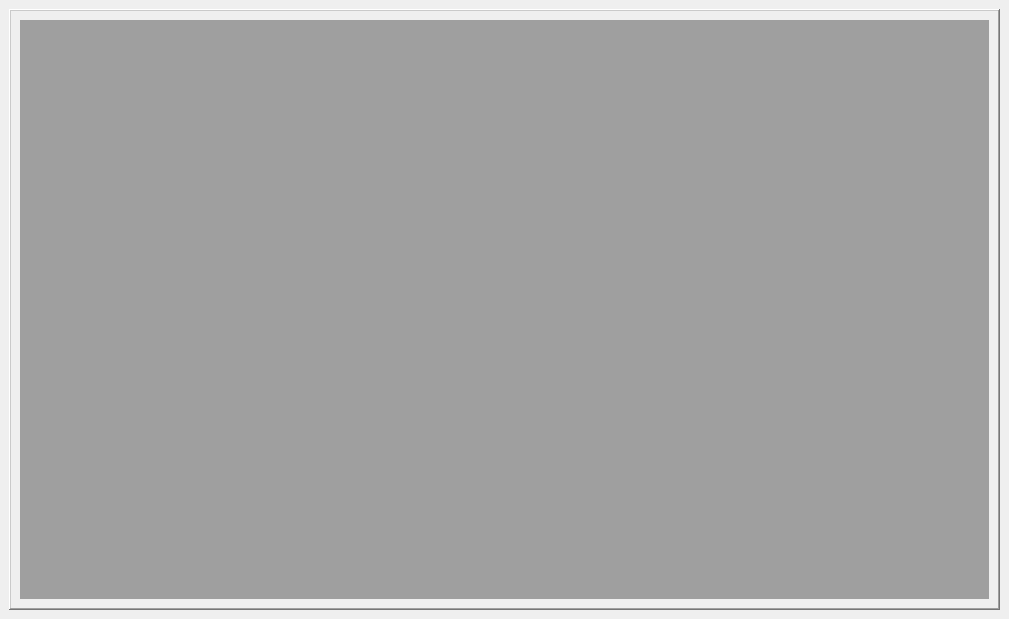
  <widget class="QWidget" name="centralwidget">
   <widget class="QSplitter" name="splitter_2">
    <property name="geometry">
     <rect>
      <x>0</x>
      <y>0</y>
      <width>100</width>
      <height>30</height>
     </rect>
    </property>
    <property name="orientation">
     <enum>Qt::Vertical</enum>
    </property>
   </widget>
   <widget class="QWidget" name="layoutWidget">
    <property name="geometry">
     <rect>
      <x>0</x>
      <y>0</y>
      <width>16</width>
      <height>16</height>
     </rect>
    </property>
    <layout class="QVBoxLayout" name="verticalLayout_3"/>
   </widget>
   <widget class="QFrame" name="frame_main">
    <property name="geometry">
     <rect>
      <x>9</x>
      <y>9</y>
      <width>991</width>
      <height>601</height>
     </rect>
    </property>
    <property name="frameShape">
     <enum>QFrame::WinPanel</enum>
    </property>
    <property name="frameShadow">
     <enum>QFrame::Raised</enum>
    </property>
    <layout class="QVBoxLayout" name="verticalLayout_2">
     <item>
      <widget class="QMdiArea" name="mdiArea">
       <widget class="QWidget" name="subwindow_Cari_Hesap">
        <property name="minimumSize">
         <size>
          <width>910</width>
          <height>300</height>
         </size>
        </property>
        <property name="windowTitle">
         <string>Cari Hesaplar</string>
        </property>
        <widget class="QFrame" name="frame_Cari">
         <property name="geometry">
          <rect>
           <x>10</x>
           <y>10</y>
           <width>891</width>
           <height>541</height>
          </rect>
         </property>
         <property name="sizePolicy">
          <sizepolicy hsizetype="Fixed" vsizetype="Expanding">
           <horstretch>0</horstretch>
           <verstretch>0</verstretch>
          </sizepolicy>
         </property>
         <property name="frameShape">
          <enum>QFrame::Box</enum>
         </property>
         <property name="frameShadow">
          <enum>QFrame::Sunken</enum>
         </property>
         <widget class="QTabWidget" name="tabWidget_Cari">
          <property name="geometry">
           <rect>
            <x>11</x>
            <y>11</y>
            <width>821</width>
            <height>511</height>
           </rect>
          </property>
          <property name="currentIndex">
           <number>0</number>
          </property>
          <widget class="QWidget" name="tab_CariKarti">
           <attribute name="title">
            <string>Cari Kartı</string>
           </attribute>
           <widget class="QSplitter" name="splitter">
            <property name="geometry">
             <rect>
              <x>9</x>
              <y>31</y>
              <width>856</width>
              <height>60</height>
             </rect>
            </property>
            <property name="orientation">
             <enum>Qt::Vertical</enum>
            </property>
            <widget class="QTableView" name="tableView_Cari_List">
             <property name="minimumSize">
              <size>
               <width>0</width>
               <height>0</height>
              </size>
             </property>
             <property name="maximumSize">
              <size>
               <width>16777215</width>
               <height>150</height>
              </size>
             </property>
             <property name="baseSize">
              <size>
               <width>0</width>
               <height>0</height>
              </size>
             </property>
            </widget>
           </widget>
           <widget class="QGroupBox" name="groupBox_Cari_Kart">
            <property name="geometry">
             <rect>
              <x>9</x>
              <y>97</y>
              <width>851</width>
              <height>59</height>
             </rect>
            </property>
            <property name="maximumSize">
             <size>
              <width>16777215</width>
              <height>100</height>
             </size>
            </property>
            <property name="title">
             <string>Cari</string>
            </property>
            <widget class="QWidget" name="">
             <property name="geometry">
              <rect>
               <x>11</x>
               <y>27</y>
               <width>831</width>
               <height>31</height>
              </rect>
             </property>
             <layout class="QHBoxLayout" name="horizontalLayout_2">
              <item>
               <widget class="QLabel" name="label_2">
                <property name="text">
                 <string>Kodu</string>
                </property>
               </widget>
              </item>
              <item>
               <widget class="QLineEdit" name="lineEdit_Cari_Kodu">
                <property name="maximumSize">
                 <size>
                  <width>100</width>
                  <height>16777215</height>
                 </size>
                </property>
                <property name="inputMask">
                 <string/>
                </property>
                <property name="text">
                 <string/>
                </property>
                <property name="placeholderText">
                 <string>Kodu</string>
                </property>
               </widget>
              </item>
              <item>
               <widget class="QLabel" name="label_3">
                <property name="text">
                 <string>Ünvanı</string>
                </property>
               </widget>
              </item>
              <item>
               <widget class="QLineEdit" name="lineEdit_Cari_Unvan">
                <property name="maximumSize">
                 <size>
                  <width>400</width>
                  <height>16777215</height>
                 </size>
                </property>
                <property name="placeholderText">
                 <string>Ünvanı</string>
                </property>
               </widget>
              </item>
              <item>
               <widget class="QPushButton" name="pushButton_3">
                <property name="maximumSize">
                 <size>
                  <width>16777215</width>
                  <height>26</height>
                 </size>
                </property>
                <property name="baseSize">
                 <size>
                  <width>0</width>
                  <height>0</height>
                 </size>
                </property>
                <property name="text">
                 <string>Ara</string>
                </property>
                <property name="icon">
                 <iconset resource="../resources.qrc">
                  <normaloff>:/images/Images/magnifying-glass-4x.png</normaloff>:/images/Images/magnifying-glass-4x.png</iconset>
                </property>
               </widget>
              </item>
              <item>
               <spacer name="horizontalSpacer">
                <property name="orientation">
                 <enum>Qt::Horizontal</enum>
                </property>
                <property name="sizeHint" stdset="0">
                 <size>
                  <width>40</width>
                  <height>20</height>
                 </size>
                </property>
               </spacer>
              </item>
              <item>
               <widget class="QLabel" name="label_Cari_Durumu">
                <property name="text">
                 <string>&amp;Durumu</string>
                </property>
                <property name="buddy">
                 <cstring>comboBox_Cari_Durum</cstring>
                </property>
               </widget>
              </item>
              <item>
               <widget class="QComboBox" name="comboBox_Cari_Durum">
                <item>
                 <property name="text">
                  <string>Akrif</string>
                 </property>
                </item>
                <item>
                 <property name="text">
                  <string>Pasif</string>
                 </property>
                </item>
                <item>
                 <property name="text">
                  <string>Kara Listede</string>
                 </property>
                </item>
               </widget>
              </item>
             </layout>
            </widget>
           </widget>
           <widget class="QFrame" name="frame">
            <property name="geometry">
             <rect>
              <x>10</x>
              <y>290</y>
              <width>851</width>
              <height>121</height>
             </rect>
            </property>
            <property name="frameShape">
             <enum>QFrame::StyledPanel</enum>
            </property>
            <property name="frameShadow">
             <enum>QFrame::Raised</enum>
            </property>
            <layout class="QGridLayout" name="gridLayout_4">
             <item row="0" column="0">
              <widget class="QLabel" name="label_12">
               <property name="text">
                <string>Vergi Dairesi</string>
               </property>
              </widget>
             </item>
             <item row="0" column="1">
              <widget class="QLineEdit" name="lineEdit_12">
               <property name="maximumSize">
                <size>
                 <width>100</width>
                 <height>16777215</height>
                </size>
               </property>
              </widget>
             </item>
             <item row="0" column="2">
              <widget class="QLabel" name="label_13">
               <property name="text">
                <string>Vergi No</string>
               </property>
              </widget>
             </item>
             <item row="0" column="3">
              <widget class="QLineEdit" name="lineEdit_13">
               <property name="maximumSize">
                <size>
                 <width>100</width>
                 <height>16777215</height>
                </size>
               </property>
              </widget>
             </item>
             <item row="1" column="0">
              <widget class="QLabel" name="label_14">
               <property name="text">
                <string>Bankalar</string>
               </property>
              </widget>
             </item>
             <item row="2" column="4">
              <spacer name="horizontalSpacer_5">
               <property name="orientation">
                <enum>Qt::Horizontal</enum>
               </property>
               <property name="sizeHint" stdset="0">
                <size>
                 <width>475</width>
                 <height>20</height>
                </size>
               </property>
              </spacer>
             </item>
             <item row="1" column="1" rowspan="2" colspan="3">
              <widget class="QTableView" name="tableView"/>
             </item>
            </layout>
           </widget>
           <widget class="QFrame" name="frame_2">
            <property name="geometry">
             <rect>
              <x>10</x>
              <y>170</y>
              <width>851</width>
              <height>121</height>
             </rect>
            </property>
            <property name="frameShape">
             <enum>QFrame::StyledPanel</enum>
            </property>
            <property name="frameShadow">
             <enum>QFrame::Raised</enum>
            </property>
            <widget class="QWidget" name="layoutWidget">
             <property name="geometry">
              <rect>
               <x>428</x>
               <y>11</y>
               <width>416</width>
               <height>102</height>
              </rect>
             </property>
             <layout class="QGridLayout" name="gridLayout_2">
              <item row="0" column="0">
               <widget class="QLabel" name="label_10">
                <property name="text">
                 <string>internet adresi</string>
                </property>
               </widget>
              </item>
              <item row="0" column="1">
               <widget class="QLineEdit" name="lineEdit_10"/>
              </item>
              <item row="0" column="2">
               <spacer name="horizontalSpacer_2">
                <property name="orientation">
                 <enum>Qt::Horizontal</enum>
                </property>
                <property name="sizeHint" stdset="0">
                 <size>
                  <width>40</width>
                  <height>15</height>
                 </size>
                </property>
               </spacer>
              </item>
              <item row="0" column="3" rowspan="2">
               <widget class="QLabel" name="label_5">
                <property name="text">
                 <string>Yetkili</string>
                </property>
               </widget>
              </item>
              <item row="0" column="4" rowspan="2">
               <widget class="QLineEdit" name="lineEdit_5"/>
              </item>
              <item row="1" column="1" rowspan="2">
               <widget class="QLineEdit" name="lineEdit_11">
                <property name="text">
                 <string/>
                </property>
               </widget>
              </item>
              <item row="2" column="0">
               <widget class="QLabel" name="label_11">
                <property name="text">
                 <string>e-iş Kodu</string>
                </property>
               </widget>
              </item>
              <item row="2" column="2">
               <spacer name="horizontalSpacer_3">
                <property name="orientation">
                 <enum>Qt::Horizontal</enum>
                </property>
                <property name="sizeHint" stdset="0">
                 <size>
                  <width>40</width>
                  <height>15</height>
                 </size>
                </property>
               </spacer>
              </item>
              <item row="2" column="3" rowspan="2">
               <widget class="QLabel" name="label_7">
                <property name="text">
                 <string>Telefon</string>
                </property>
               </widget>
              </item>
              <item row="2" column="4" rowspan="2">
               <widget class="QLineEdit" name="lineEdit_7"/>
              </item>
              <item row="3" column="1" rowspan="2">
               <widget class="QLineEdit" name="lineEdit_9"/>
              </item>
              <item row="4" column="0">
               <widget class="QLabel" name="label_9">
                <property name="text">
                 <string>Posta Kodu</string>
                </property>
               </widget>
              </item>
              <item row="4" column="2">
               <spacer name="horizontalSpacer_4">
                <property name="orientation">
                 <enum>Qt::Horizontal</enum>
                </property>
                <property name="sizeHint" stdset="0">
                 <size>
                  <width>40</width>
                  <height>13</height>
                 </size>
                </property>
               </spacer>
              </item>
              <item row="4" column="3">
               <widget class="QLabel" name="label_8">
                <property name="text">
                 <string>e-mail</string>
                </property>
               </widget>
              </item>
              <item row="4" column="4">
               <widget class="QLineEdit" name="lineEdit_6"/>
              </item>
             </layout>
            </widget>
            <widget class="QWidget" name="layoutWidget">
             <property name="geometry">
              <rect>
               <x>11</x>
               <y>11</y>
               <width>413</width>
               <height>92</height>
              </rect>
             </property>
             <layout class="QGridLayout" name="gridLayout_3">
              <item row="0" column="1" colspan="4">
               <widget class="QLineEdit" name="lineEdit">
                <property name="placeholderText">
                 <string>Adres-1</string>
                </property>
               </widget>
              </item>
              <item row="1" column="0">
               <widget class="QLabel" name="label">
                <property name="text">
                 <string>Adres</string>
                </property>
               </widget>
              </item>
              <item row="1" column="1" colspan="4">
               <widget class="QLineEdit" name="lineEdit_2">
                <property name="placeholderText">
                 <string>Adres-2</string>
                </property>
               </widget>
              </item>
              <item row="2" column="0" colspan="2">
               <widget class="QLabel" name="label_4">
                <property name="text">
                 <string>Ülke/İl/İlçe</string>
                </property>
               </widget>
              </item>
              <item row="2" column="2">
               <widget class="QLineEdit" name="lineEdit_8">
                <property name="placeholderText">
                 <string>Ülke</string>
                </property>
               </widget>
              </item>
              <item row="2" column="3">
               <widget class="QLineEdit" name="lineEdit_3">
                <property name="placeholderText">
                 <string>İli</string>
                </property>
               </widget>
              </item>
              <item row="2" column="4">
               <widget class="QLineEdit" name="lineEdit_4">
                <property name="placeholderText">
                 <string>İlçesi</string>
                </property>
               </widget>
              </item>
             </layout>
            </widget>
           </widget>
           <widget class="QLabel" name="label_6">
            <property name="geometry">
             <rect>
              <x>9</x>
              <y>9</y>
              <width>104</width>
              <height>16</height>
             </rect>
            </property>
            <property name="maximumSize">
             <size>
              <width>130</width>
              <height>16777215</height>
             </size>
            </property>
            <property name="text">
             <string>Cari Hesap Listesi</string>
            </property>
           </widget>
           <widget class="QWidget" name="">
            <property name="geometry">
             <rect>
              <x>10</x>
              <y>420</y>
              <width>851</width>
              <height>35</height>
             </rect>
            </property>
            <layout class="QHBoxLayout" name="horizontalLayout_3">
             <item>
              <widget class="QPushButton" name="pushButton_Cari_Kart_Onceki">
               <property name="text">
                <string>Önceki Kayıt</string>
               </property>
               <property name="icon">
                <iconset resource="../resources.qrc">
                 <normaloff>:/images/Images/arrow-thick-left-4x.png</normaloff>:/images/Images/arrow-thick-left-4x.png</iconset>
               </property>
              </widget>
             </item>
             <item>
              <widget class="QPushButton" name="pushButton_Cari_Kart_Sonraki">
               <property name="text">
                <string>Sonraki Kayıt</string>
               </property>
               <property name="icon">
                <iconset resource="../resources.qrc">
                 <normaloff>:/images/Images/arrow-thick-right-4x.png</normaloff>:/images/Images/arrow-thick-right-4x.png</iconset>
               </property>
              </widget>
             </item>
             <item>
              <widget class="QPushButton" name="pushButton_4">
               <property name="text">
                <string>Kaydet</string>
               </property>
               <property name="icon">
                <iconset resource="../resources.qrc">
                 <normaloff>:/images/Images/circle-check-4x.png</normaloff>:/images/Images/circle-check-4x.png</iconset>
               </property>
              </widget>
             </item>
             <item>
              <widget class="QPushButton" name="pushButton_5">
               <property name="text">
                <string>Sil</string>
               </property>
               <property name="icon">
                <iconset resource="../resources.qrc">
                 <normaloff>:/images/Images/circle-x-4x.png</normaloff>:/images/Images/circle-x-4x.png</iconset>
               </property>
              </widget>
             </item>
             <item>
              <spacer name="horizontalSpacer_6">
               <property name="orientation">
                <enum>Qt::Horizontal</enum>
               </property>
               <property name="sizeHint" stdset="0">
                <size>
                 <width>40</width>
                 <height>20</height>
                </size>
               </property>
              </spacer>
             </item>
            </layout>
           </widget>
          </widget>
          <widget class="QWidget" name="tab_Hesap_Hareketleri">
           <attribute name="title">
            <string>Hesap Hareketleri</string>
           </attribute>
           <widget class="QFrame" name="frame_3">
            <property name="geometry">
             <rect>
              <x>80</x>
              <y>160</y>
              <width>120</width>
              <height>80</height>
             </rect>
            </property>
            <property name="frameShape">
             <enum>QFrame::StyledPanel</enum>
            </property>
            <property name="frameShadow">
             <enum>QFrame::Raised</enum>
            </property>
           </widget>
          </widget>
          <widget class="QWidget" name="tab_Gorusme_Notlari">
           <attribute name="title">
            <string>Görüşme Notları</string>
           </attribute>
           <widget class="QGroupBox" name="groupBox">
            <property name="geometry">
             <rect>
              <x>10</x>
              <y>10</y>
              <width>671</width>
              <height>141</height>
             </rect>
            </property>
            <property name="title">
             <string>Notlar</string>
            </property>
            <widget class="QPlainTextEdit" name="plainTextEdit">
             <property name="geometry">
              <rect>
               <x>10</x>
               <y>20</y>
               <width>651</width>
               <height>75</height>
              </rect>
             </property>
            </widget>
            <widget class="QWidget" name="">
             <property name="geometry">
              <rect>
               <x>10</x>
               <y>100</y>
               <width>211</width>
               <height>35</height>
              </rect>
             </property>
             <layout class="QHBoxLayout" name="horizontalLayout">
              <item>
               <widget class="QPushButton" name="pushButton_Cari_Gorusme_Kaydet">
                <property name="text">
                 <string>Kaydet</string>
                </property>
                <property name="icon">
                 <iconset resource="../resources.qrc">
                  <normaloff>:/images/Images/circle-check-4x.png</normaloff>:/images/Images/circle-check-4x.png</iconset>
                </property>
               </widget>
              </item>
              <item>
               <widget class="QPushButton" name="pushButton_Cari_Gorusme_Sil">
                <property name="text">
                 <string>Sil</string>
                </property>
                <property name="icon">
                 <iconset resource="../resources.qrc">
                  <normaloff>:/images/Images/circle-x-4x.png</normaloff>:/images/Images/circle-x-4x.png</iconset>
                </property>
               </widget>
              </item>
             </layout>
            </widget>
           </widget>
          </widget>
         </widget>
        </widget>
       </widget>
       <widget class="QWidget" name="subwindow_Stok_islemleri">
        <property name="minimumSize">
         <size>
          <width>300</width>
          <height>300</height>
         </size>
        </property>
        <property name="windowTitle">
         <string>Stok İşlemleri</string>
        </property>
        <layout class="QHBoxLayout" name="horizontalLayout_5">
         <item>
          <widget class="QFrame" name="frame_Stok">
           <property name="frameShape">
            <enum>QFrame::Box</enum>
           </property>
           <property name="frameShadow">
            <enum>QFrame::Sunken</enum>
           </property>
           <layout class="QHBoxLayout" name="horizontalLayout_6">
            <item>
             <widget class="QTabWidget" name="tabWidget_Stok">
              <property name="minimumSize">
               <size>
                <width>910</width>
                <height>500</height>
               </size>
              </property>
              <property name="currentIndex">
               <number>0</number>
              </property>
              <widget class="QWidget" name="tab_Stok_Karti">
               <attribute name="title">
                <string>Stok Kartı</string>
               </attribute>
               <widget class="QGroupBox" name="groupBox_Cari_Kart_2">
                <property name="geometry">
                 <rect>
                  <x>10</x>
                  <y>100</y>
                  <width>851</width>
                  <height>59</height>
                 </rect>
                </property>
                <property name="maximumSize">
                 <size>
                  <width>16777215</width>
                  <height>100</height>
                 </size>
                </property>
                <property name="title">
                 <string>Stok</string>
                </property>
                <widget class="QWidget" name="layoutWidget_2">
                 <property name="geometry">
                  <rect>
                   <x>11</x>
                   <y>27</y>
                   <width>831</width>
                   <height>31</height>
                  </rect>
                 </property>
                 <layout class="QHBoxLayout" name="horizontalLayout_4">
                  <item>
                   <widget class="QLabel" name="label_15">
                    <property name="text">
                     <string>Kodu</string>
                    </property>
                   </widget>
                  </item>
                  <item>
                   <widget class="QLineEdit" name="lineEdit_Cari_Kodu_2">
                    <property name="maximumSize">
                     <size>
                      <width>100</width>
                      <height>16777215</height>
                     </size>
                    </property>
                    <property name="inputMask">
                     <string/>
                    </property>
                    <property name="text">
                     <string/>
                    </property>
                    <property name="placeholderText">
                     <string>Kodu</string>
                    </property>
                   </widget>
                  </item>
                  <item>
                   <widget class="QLabel" name="label_16">
                    <property name="text">
                     <string>Adı</string>
                    </property>
                   </widget>
                  </item>
                  <item>
                   <widget class="QLineEdit" name="lineEdit_Cari_Unvan_2">
                    <property name="maximumSize">
                     <size>
                      <width>400</width>
                      <height>16777215</height>
                     </size>
                    </property>
                    <property name="placeholderText">
                     <string>Ünvanı</string>
                    </property>
                   </widget>
                  </item>
                  <item>
                   <widget class="QPushButton" name="pushButton_6">
                    <property name="maximumSize">
                     <size>
                      <width>16777215</width>
                      <height>26</height>
                     </size>
                    </property>
                    <property name="baseSize">
                     <size>
                      <width>0</width>
                      <height>0</height>
                     </size>
                    </property>
                    <property name="text">
                     <string>Ara</string>
                    </property>
                    <property name="icon">
                     <iconset resource="../resources.qrc">
                      <normaloff>:/images/Images/magnifying-glass-4x.png</normaloff>:/images/Images/magnifying-glass-4x.png</iconset>
                    </property>
                   </widget>
                  </item>
                  <item>
                   <spacer name="horizontalSpacer_7">
                    <property name="orientation">
                     <enum>Qt::Horizontal</enum>
                    </property>
                    <property name="sizeHint" stdset="0">
                     <size>
                      <width>40</width>
                      <height>20</height>
                     </size>
                    </property>
                   </spacer>
                  </item>
                  <item>
                   <widget class="QLabel" name="label_Cari_Durumu_2">
                    <property name="text">
                     <string>&amp;Durumu</string>
                    </property>
                    <property name="buddy">
                     <cstring>comboBox_Cari_Durum</cstring>
                    </property>
                   </widget>
                  </item>
                  <item>
                   <widget class="QComboBox" name="comboBox_Cari_Durum_2">
                    <item>
                     <property name="text">
                      <string>Akrif</string>
                     </property>
                    </item>
                    <item>
                     <property name="text">
                      <string>Pasif</string>
                     </property>
                    </item>
                   </widget>
                  </item>
                 </layout>
                </widget>
               </widget>
               <widget class="QLabel" name="label_17">
                <property name="geometry">
                 <rect>
                  <x>10</x>
                  <y>10</y>
                  <width>104</width>
                  <height>16</height>
                 </rect>
                </property>
                <property name="maximumSize">
                 <size>
                  <width>130</width>
                  <height>16777215</height>
                 </size>
                </property>
                <property name="text">
                 <string>Stok Kart Listesi</string>
                </property>
               </widget>
               <widget class="QTableView" name="tableView_Cari_List_2">
                <property name="geometry">
                 <rect>
                  <x>10</x>
                  <y>30</y>
                  <width>856</width>
                  <height>60</height>
                 </rect>
                </property>
                <property name="minimumSize">
                 <size>
                  <width>0</width>
                  <height>0</height>
                 </size>
                </property>
                <property name="maximumSize">
                 <size>
                  <width>16777215</width>
                  <height>150</height>
                 </size>
                </property>
                <property name="baseSize">
                 <size>
                  <width>0</width>
                  <height>0</height>
                 </size>
                </property>
               </widget>
               <widget class="QWidget" name="layoutWidget_3">
                <property name="geometry">
                 <rect>
                  <x>0</x>
                  <y>450</y>
                  <width>851</width>
                  <height>35</height>
                 </rect>
                </property>
                <layout class="QHBoxLayout" name="horizontalLayout_7">
                 <item>
                  <widget class="QPushButton" name="pushButton_Cari_Kart_Onceki_2">
                   <property name="text">
                    <string>Önceki Kayıt</string>
                   </property>
                   <property name="icon">
                    <iconset resource="../resources.qrc">
                     <normaloff>:/images/Images/arrow-thick-left-4x.png</normaloff>:/images/Images/arrow-thick-left-4x.png</iconset>
                   </property>
                  </widget>
                 </item>
                 <item>
                  <widget class="QPushButton" name="pushButton_Cari_Kart_Sonraki_2">
                   <property name="text">
                    <string>Sonraki Kayıt</string>
                   </property>
                   <property name="icon">
                    <iconset resource="../resources.qrc">
                     <normaloff>:/images/Images/arrow-thick-right-4x.png</normaloff>:/images/Images/arrow-thick-right-4x.png</iconset>
                   </property>
                  </widget>
                 </item>
                 <item>
                  <widget class="QPushButton" name="pushButton_7">
                   <property name="text">
                    <string>Kaydet</string>
                   </property>
                   <property name="icon">
                    <iconset resource="../resources.qrc">
                     <normaloff>:/images/Images/circle-check-4x.png</normaloff>:/images/Images/circle-check-4x.png</iconset>
                   </property>
                  </widget>
                 </item>
                 <item>
                  <widget class="QPushButton" name="pushButton_8">
                   <property name="text">
                    <string>Sil</string>
                   </property>
                   <property name="icon">
                    <iconset resource="../resources.qrc">
                     <normaloff>:/images/Images/circle-x-4x.png</normaloff>:/images/Images/circle-x-4x.png</iconset>
                   </property>
                  </widget>
                 </item>
                 <item>
                  <spacer name="horizontalSpacer_8">
                   <property name="orientation">
                    <enum>Qt::Horizontal</enum>
                   </property>
                   <property name="sizeHint" stdset="0">
                    <size>
                     <width>40</width>
                     <height>20</height>
                    </size>
                   </property>
                  </spacer>
                 </item>
                </layout>
               </widget>
              </widget>
              <widget class="QWidget" name="tab_Stok_Ilave">
               <attribute name="title">
                <string>İlave Bilgiler</string>
               </attribute>
              </widget>
             </widget>
            </item>
           </layout>
          </widget>
         </item>
        </layout>
       </widget>
      </widget>
     </item>
    </layout>
   </widget>
  </widget>
